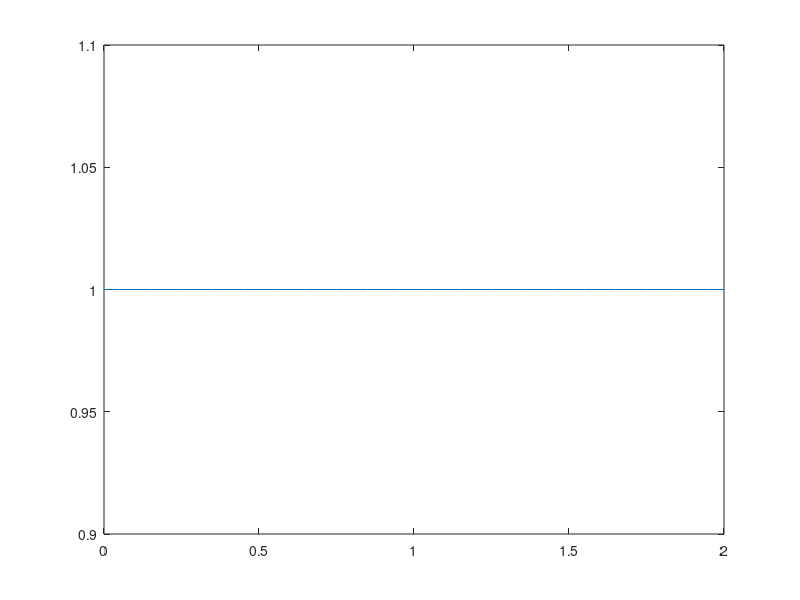

Write the MATLAB code that produced this figure.
clear all
nx = 41;
dx = 2./(nx-1);
nt = 200;    %nt is the number of timesteps we want to calculate
dt = .025;  %dt is the amount of time each timestep covers (delta t)
c=1;





u = ones(1,nx);      %as before, we initialize u with every value equal to 1.
u(1,0.5/dx : 1/dx+1)=2;  %then set u = 2 between 0.5 and 1 as per our I.C.s

un = ones(1,nx); %initialize our placeholder array un, to hold the time-stepped solution

for n=1:1:nt;  %iterate through time
    un = u; %%copy the existing values of u into un
    for i=2:1:nx  %%now we'll iterate through the u array
    
     %%%This is the line from Step 1, copied exactly.  Edit it for our new equation.
     %%%then uncomment it and run the cell to evaluate Step 2   
      
    % u(i) = un(i)-c*dt/dx*(un(i)-un(i-1)) 
    u(i)=un(i)-c*dt/dx*(un(i)-un(i-1));
    
    end
    plot(linspace(0,2,nx),u) %%Plot the results
    pause(0.01)
end
